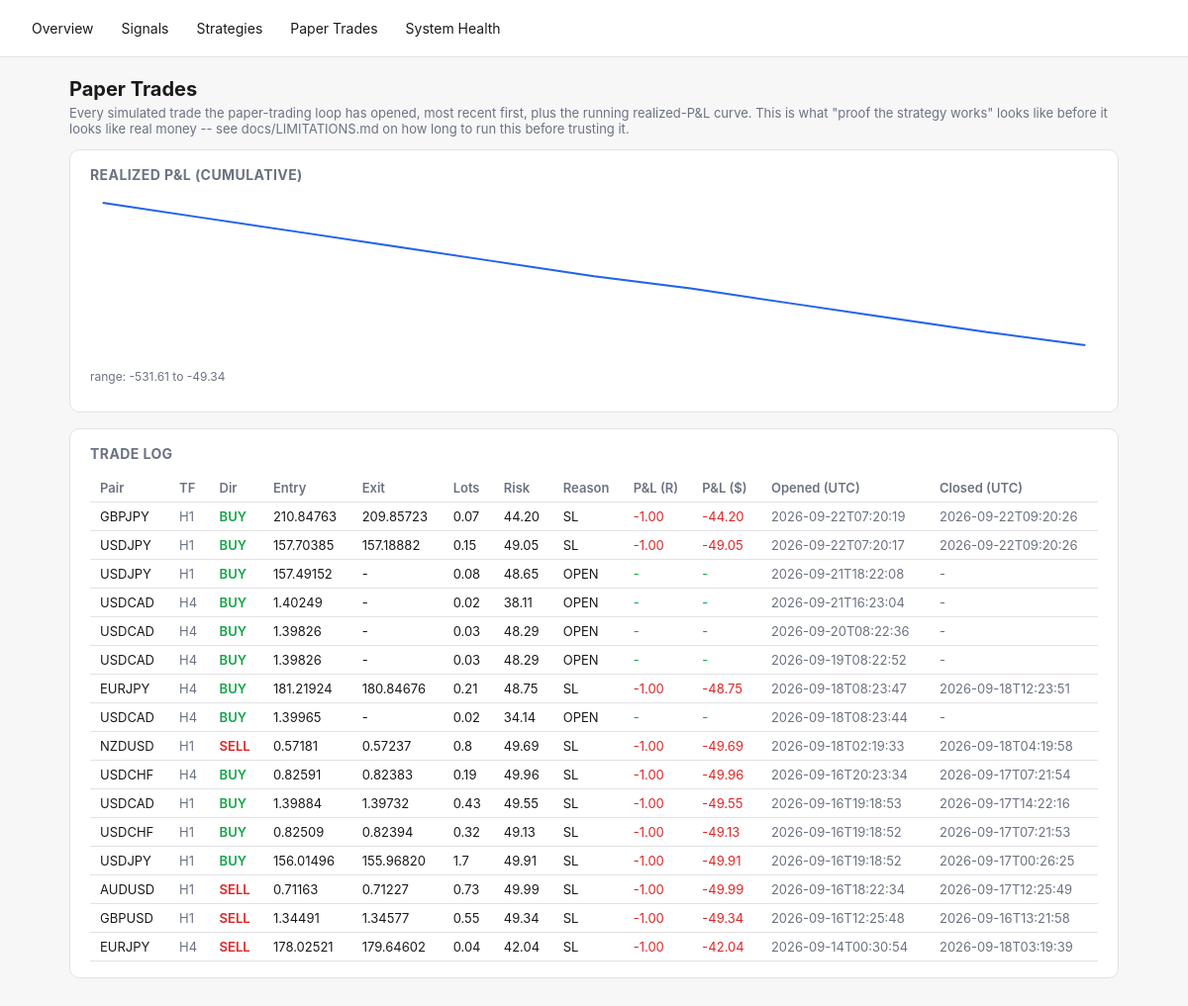
Screenshot of /paper-trades with the database file from the repository.
### tables this page shows
CREATE TABLE paper_trades (
    id INTEGER PRIMARY KEY AUTOINCREMENT,
    signal_id TEXT REFERENCES signals(id),
    pair TEXT NOT NULL,
    direction TEXT NOT NULL,
    entry_time TEXT NOT NULL,
    entry_price REAL NOT NULL,
    stop_loss REAL NOT NULL,
    take_profit REAL NOT NULL,
    lots REAL,                 -- position size at entry (fx_engine.position_sizing), if it could be computed
    risk_amount REAL,          -- dollar amount risked at entry, lots * stop_distance * pip_value
    exit_time TEXT,
    exit_price REAL,
    exit_reason TEXT,
    pnl_r REAL,
    pnl_amount REAL,           -- real dollar P&L = pnl_r * risk_amount (NULL if risk_amount unknown)
    created_at TEXT NOT NULL
, timeframe TEXT NOT NULL DEFAULT 'H4');

### fx_engine/dashboard.py (the view)
    @app.route("/paper-trades")
    def paper_trades_page():
        d = get_db()
        curve = d.paper_equity_curve()
        return render_template(
            "paper_trades.html", trades=d.recent_paper_trades(limit=200), curve=curve,
            svg_points=_equity_curve_svg_points(curve),
            curve_min=min((p["cumulative"] for p in curve), default=0.0),
            curve_max=max((p["cumulative"] for p in curve), default=0.0),
        )

### fx_engine/dashboard.py (called while the page is built)
def _equity_curve_svg_points(curve: list[dict], width: int = 640, height: int = 160, pad: int = 8) -> str:
    if len(curve) < 2:
        return ""
    values = [p["cumulative"] for p in curve]
    lo, hi = min(values), max(values)
    span = (hi - lo) or 1.0
    n = len(values)
    points = []
    for i, v in enumerate(values):
        x = pad + (i / (n - 1)) * (width - 2 * pad)
        y = pad + (1 - (v - lo) / span) * (height - 2 * pad)
        points.append(f"{x:.1f},{y:.1f}")
    return " ".join(points)

### fx_engine/db.py (called while the page is built)
    @contextmanager
    def _conn(self):
        conn = sqlite3.connect(self.path)
        conn.row_factory = sqlite3.Row
        try:
            yield conn
            conn.commit()
        finally:
            conn.close()

    def recent_paper_trades(self, limit: int = 100) -> list[dict]:
        with self._conn() as conn:
            rows = conn.execute(
                "SELECT * FROM paper_trades ORDER BY created_at DESC LIMIT ?", (limit,),
            ).fetchall()
        return [dict(r) for r in rows]

    def paper_equity_curve(self) -> list[dict]:
        with self._conn() as conn:
            rows = conn.execute(
                """SELECT exit_time, pnl_amount FROM paper_trades
                   WHERE exit_time IS NOT NULL AND pnl_amount IS NOT NULL
                   ORDER BY exit_time ASC"""
            ).fetchall()
        cumulative = 0.0
        curve = []
        for r in rows:
            cumulative += r["pnl_amount"]
            curve.append({"exit_time": r["exit_time"], "pnl_amount": r["pnl_amount"], "cumulative": cumulative})
        return curve

### fx_engine/templates/paper_trades.html (shortened to what this page needs)
{% extends "base.html" %}
{% block content %}
<h1>Paper Trades</h1>
<p class="lede">Every simulated trade the paper-trading loop has opened, most recent first, plus the running
realized-P&amp;L curve. This is what "proof the strategy works" looks like before it looks like real money -- see
docs/LIMITATIONS.md on how long to run this before trusting it.</p>
<div class="card">
  <h2>Realized P&amp;L (cumulative)</h2>
  {% if svg_points %}
  <svg viewBox="0 0 640 160" width="100%" height="160" preserveAspectRatio="none">
    <polyline points="{{ svg_points }}" fill="none" stroke="var(--accent)" stroke-width="2" />
  </svg>
  <p class="muted" style="font-size:12px;">range: {{ "%.2f"|format(curve_min) }} to {{ "%.2f"|format(curve_max) }}</p>
  {% else %}
  <p class="muted">Not enough closed trades yet for a curve (need at least 2).</p>
  {% endif %}
</div>
<div class="card">
  <h2>Trade Log</h2>
  <div class="overflow">
  <table>
    <tr>
      <th>Pair</th><th>TF</th><th>Dir</th><th>Entry</th><th>Exit</th><th>Lots</th><th>Risk</th>
      <th>Reason</th><th>P&amp;L (R)</th><th>P&amp;L ($)</th><th>Opened (UTC)</th><th>Closed (UTC)</th>
    </tr>
    {% for t in trades %}
    <tr>
      <td>{{ t.pair }}</td>
      <td class="muted">{{ t.timeframe or "H4" }}</td>
      <td class="{{ 'buy' if t.direction=='BUY' else 'sell' }}">{{ t.direction }}</td>
      <td>{{ "%.5f"|format(t.entry_price) }}</td>
      <td>{{ "%.5f"|format(t.exit_price) if t.exit_price is not none else "-" }}</td>
      <td>{{ t.lots if t.lots is not none else "-" }}</td>
      <td>{{ "%.2f"|format(t.risk_amount) if t.risk_amount is not none else "-" }}</td>
      <td>{{ t.exit_reason or "OPEN" }}</td>
      <td style="color:{{ 'var(--green)' if (t.pnl_r or 0) >= 0 else 'var(--red)' }}">
        {{ "%.2f"|format(t.pnl_r) if t.pnl_r is not none else "-" }}
      </td>
      <td style="color:{{ 'var(--green)' if (t.pnl_amount or 0) >= 0 else 'var(--red)' }}">
        {{ "%.2f"|format(t.pnl_amount) if t.pnl_amount is not none else "-" }}
      </td>
      <td class="muted">{{ t.entry_time[:19] }}</td>
      <td class="muted">{{ t.exit_time[:19] if t.exit_time else "-" }}</td>
    </tr>
    {% else %}
    <tr><td colspan="12" class="muted">No paper trades yet -- run `python -m fx_engine.main paper --once`.</td></tr>
    {% endfor %}
  </table>
  </div>
</div>
{% endblock %}

### fx_engine/templates/base.html (style rules this page uses)
:root { --bg:#f7f7f8; --fg:#1a1a1a; --card:#ffffff; --border:#e2e2e5; --accent:#2563eb; --green:#16a34a; --red:#dc2626; --amber:#d97706; --muted:#6b7280; }
* { box-sizing: border-box; }
body { margin:0; font-family:-apple-system,BlinkMacSystemFont,"Segoe UI",sans-serif; background:var(--bg); color:var(--fg); }
.card { background:var(--card); border:1px solid var(--border); border-radius:10px; padding:16px 20px; margin-bottom:16px; }
table { width:100%; border-collapse:collapse; font-size:13px; }
th, td { text-align:left; padding:6px 10px; border-bottom:1px solid var(--border); white-space:nowrap; }
th { color:var(--muted); font-weight:600; }
.buy { color:var(--green); font-weight:600; }
.sell { color:var(--red); font-weight:600; }
.muted { color:var(--muted); }
h1 { font-size:20px; margin:0 0 4px; }
h2 { font-size:14px; margin:0 0 12px; color:var(--muted); text-transform:uppercase; letter-spacing:.03em; }
p.lede { color:var(--muted); font-size:13px; margin-top:0; }
.overflow { overflow-x:auto; }

### rows the page displays
paper_trades: pair "GBPJPY", timeframe "H1", direction "BUY", entry_price "210.84763", exit_price "209.85723", lots "0.07", risk_amount "44.20", exit_reason "SL", pnl_r "-1.00", pnl_amount "-44.20", entry_time "2026-09-22T07:20:19", exit_time "2026-09-22T09:20:26"
paper_trades: pair "USDJPY", timeframe "H1", direction "BUY", entry_price "157.70385", exit_price "157.18882", lots "0.15", risk_amount "49.05", exit_reason "SL", pnl_r "-1.00", pnl_amount "-49.05", entry_time "2026-09-22T07:20:17", exit_time "2026-09-22T09:20:26"
paper_trades: pair "USDJPY", timeframe "H1", direction "BUY", entry_price "157.49152", exit_price "-", lots "0.08", risk_amount "48.65", exit_reason "OPEN", pnl_r "-", pnl_amount "-", entry_time "2026-09-21T18:22:08", exit_time "-"
paper_trades: pair "USDCAD", timeframe "H4", direction "BUY", entry_price "1.40249", exit_price "-", lots "0.02", risk_amount "38.11", exit_reason "OPEN", pnl_r "-", pnl_amount "-", entry_time "2026-09-21T16:23:04", exit_time "-"
paper_trades: pair "USDCAD", timeframe "H4", direction "BUY", entry_price "1.39826", exit_price "-", lots "0.03", risk_amount "48.29", exit_reason "OPEN", pnl_r "-", pnl_amount "-", entry_time "2026-09-20T08:22:36", exit_time "-"
paper_trades: pair "USDCAD", timeframe "H4", direction "BUY", entry_price "1.39826", exit_price "-", lots "0.03", risk_amount "48.29", exit_reason "OPEN", pnl_r "-", pnl_amount "-", entry_time "2026-09-19T08:22:52", exit_time "-"
paper_trades: pair "EURJPY", timeframe "H4", direction "BUY", entry_price "181.21924", exit_price "180.84676", lots "0.21", risk_amount "48.75", exit_reason "SL", pnl_r "-1.00", pnl_amount "-48.75", entry_time "2026-09-18T08:23:47", exit_time "2026-09-18T12:23:51"
paper_trades: pair "USDCAD", timeframe "H4", direction "BUY", entry_price "1.39965", exit_price "-", lots "0.02", risk_amount "34.14", exit_reason "OPEN", pnl_r "-", pnl_amount "-", entry_time "2026-09-18T08:23:44", exit_time "-"
paper_trades: pair "NZDUSD", timeframe "H1", direction "SELL", entry_price "0.57181", exit_price "0.57237", lots "0.8", risk_amount "49.69", exit_reason "SL", pnl_r "-1.00", pnl_amount "-49.69", entry_time "2026-09-18T02:19:33", exit_time "2026-09-18T04:19:58"
paper_trades: pair "USDCHF", timeframe "H4", direction "BUY", entry_price "0.82591", exit_price "0.82383", lots "0.19", risk_amount "49.96", exit_reason "SL", pnl_r "-1.00", pnl_amount "-49.96", entry_time "2026-09-16T20:23:34", exit_time "2026-09-17T07:21:54"
paper_trades: pair "USDCAD", timeframe "H1", direction "BUY", entry_price "1.39884", exit_price "1.39732", lots "0.43", risk_amount "49.55", exit_reason "SL", pnl_r "-1.00", pnl_amount "-49.55", entry_time "2026-09-16T19:18:53", exit_time "2026-09-17T14:22:16"
paper_trades: pair "USDCHF", timeframe "H1", direction "BUY", entry_price "0.82509", exit_price "0.82394", lots "0.32", risk_amount "49.13", exit_reason "SL", pnl_r "-1.00", pnl_amount "-49.13", entry_time "2026-09-16T19:18:52", exit_time "2026-09-17T07:21:53"
paper_trades: pair "USDJPY", timeframe "H1", direction "BUY", entry_price "156.01496", exit_price "155.96820", lots "1.7", risk_amount "49.91", exit_reason "SL", pnl_r "-1.00", pnl_amount "-49.91", entry_time "2026-09-16T19:18:52", exit_time "2026-09-17T00:26:25"
paper_trades: pair "AUDUSD", timeframe "H1", direction "SELL", entry_price "0.71163", exit_price "0.71227", lots "0.73", risk_amount "49.99", exit_reason "SL", pnl_r "-1.00", pnl_amount "-49.99", entry_time "2026-09-16T18:22:34", exit_time "2026-09-17T12:25:49"
paper_trades: pair "GBPUSD", timeframe "H1", direction "SELL", entry_price "1.34491", exit_price "1.34577", lots "0.55", risk_amount "49.34", exit_reason "SL", pnl_r "-1.00", pnl_amount "-49.34", entry_time "2026-09-16T12:25:48", exit_time "2026-09-16T13:21:58"
paper_trades: pair "EURJPY", timeframe "H4", direction "SELL", entry_price "178.02521", exit_price "179.64602", lots "0.04", risk_amount "42.04", exit_reason "SL", pnl_r "-1.00", pnl_amount "-42.04", entry_time "2026-09-14T00:30:54", exit_time "2026-09-18T03:19:39"

### other values shown
{{ "%.2f"|format(curve_min) }} "-531.61"
{{ "%.2f"|format(curve_max) }} "-49.34"
